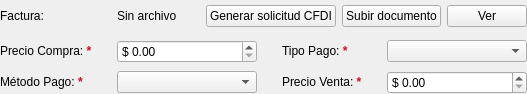
<?xml version="1.0" encoding="UTF-8"?>
<ui version="4.0">
 <class>AcquisitionTermsSection</class>
 <widget class="QWidget" name="AcquisitionTermsSection">
  <property name="geometry">
   <rect>
    <x>0</x>
    <y>0</y>
    <width>527</width>
    <height>94</height>
   </rect>
  </property>
  <layout class="QGridLayout" name="acquisitionTermsGrid" columnstretch="0,1,0,1">
   <property name="leftMargin">
    <number>0</number>
   </property>
   <property name="topMargin">
    <number>0</number>
   </property>
   <property name="rightMargin">
    <number>0</number>
   </property>
   <property name="bottomMargin">
    <number>0</number>
   </property>
   <property name="horizontalSpacing">
    <number>25</number>
   </property>
   <property name="verticalSpacing">
    <number>8</number>
   </property>
   <item row="0" column="0">
    <widget class="QLabel" name="invoiceFileRowLabel">
     <property name="text">
      <string>Factura:</string>
     </property>
     <property name="buddy">
      <cstring>invoiceUploadButton</cstring>
     </property>
    </widget>
   </item>
   <item row="0" column="1" colspan="3">
    <widget class="QWidget" name="invoiceFileWidget" native="true">
     <layout class="QHBoxLayout" name="invoiceFileLayout" stretch="1,0,0,0">
      <property name="leftMargin">
       <number>0</number>
      </property>
      <property name="topMargin">
       <number>0</number>
      </property>
      <property name="rightMargin">
       <number>0</number>
      </property>
      <property name="bottomMargin">
       <number>0</number>
      </property>
      <item>
       <widget class="QLabel" name="invoiceFileLabel">
        <property name="text">
         <string>Sin archivo</string>
        </property>
       </widget>
      </item>
      <item>
       <widget class="QPushButton" name="cfdiRequestButton">
        <property name="text">
         <string>Generar solicitud CFDI</string>
        </property>
        <property name="class" stdset="0">
         <string notr="true">secondary</string>
        </property>
       </widget>
      </item>
      <item>
       <widget class="QPushButton" name="invoiceUploadButton">
        <property name="text">
         <string>Subir documento</string>
        </property>
        <property name="class" stdset="0">
         <string notr="true">secondary</string>
        </property>
       </widget>
      </item>
      <item>
       <widget class="QPushButton" name="invoiceViewButton">
        <property name="text">
         <string>Ver</string>
        </property>
        <property name="class" stdset="0">
         <string notr="true">secondary</string>
        </property>
       </widget>
      </item>
     </layout>
    </widget>
   </item>
   <item row="1" column="0">
    <widget class="QLabel" name="purchasePriceLabel">
     <property name="text">
      <string>Precio Compra:  &lt;span style='color: #D90429; font-weight: bold;'&gt;*&lt;/span&gt;</string>
     </property>
     <property name="buddy">
      <cstring>purchasePriceSpin</cstring>
     </property>
    </widget>
   </item>
   <item row="1" column="1">
    <widget class="QDoubleSpinBox" name="purchasePriceSpin">
     <property name="prefix">
      <string>$ </string>
     </property>
     <property name="decimals">
      <number>2</number>
     </property>
     <property name="maximum">
      <double>99999999.000000000000000</double>
     </property>
     <property name="field" stdset="0">
      <string notr="true">purchasePrice</string>
     </property>
    </widget>
   </item>
   <item row="1" column="2">
    <widget class="QLabel" name="paymentTypeLabel">
     <property name="text">
      <string>Tipo Pago:  &lt;span style='color: #D90429; font-weight: bold;'&gt;*&lt;/span&gt;</string>
     </property>
     <property name="buddy">
      <cstring>paymentTypeCombo</cstring>
     </property>
    </widget>
   </item>
   <item row="1" column="3">
    <widget class="QComboBox" name="paymentTypeCombo">
     <property name="field" stdset="0">
      <string notr="true">paymentType</string>
     </property>
    </widget>
   </item>
   <item row="2" column="0">
    <widget class="QLabel" name="paymentMethodLabel">
     <property name="text">
      <string>Método Pago:  &lt;span style='color: #D90429; font-weight: bold;'&gt;*&lt;/span&gt;</string>
     </property>
     <property name="buddy">
      <cstring>paymentMethodCombo</cstring>
     </property>
    </widget>
   </item>
   <item row="2" column="1">
    <widget class="QComboBox" name="paymentMethodCombo">
     <property name="field" stdset="0">
      <string notr="true">paymentMethod</string>
     </property>
    </widget>
   </item>
   <item row="2" column="2">
    <widget class="QLabel" name="salePriceLabel">
     <property name="text">
      <string>Precio Venta:  &lt;span style='color: #D90429; font-weight: bold;'&gt;*&lt;/span&gt;</string>
     </property>
     <property name="buddy">
      <cstring>salePriceSpin</cstring>
     </property>
    </widget>
   </item>
   <item row="2" column="3">
    <widget class="QDoubleSpinBox" name="salePriceSpin">
     <property name="prefix">
      <string>$ </string>
     </property>
     <property name="maximum">
      <double>99999999.000000000000000</double>
     </property>
     <property name="field" stdset="0">
      <string notr="true">salePrice</string>
     </property>
    </widget>
   </item>
  </layout>
 </widget>
 <tabstops>
  <tabstop>cfdiRequestButton</tabstop>
  <tabstop>invoiceUploadButton</tabstop>
  <tabstop>purchasePriceSpin</tabstop>
  <tabstop>paymentTypeCombo</tabstop>
  <tabstop>paymentMethodCombo</tabstop>
  <tabstop>salePriceSpin</tabstop>
 </tabstops>
 <resources/>
 <connections/>
</ui>
